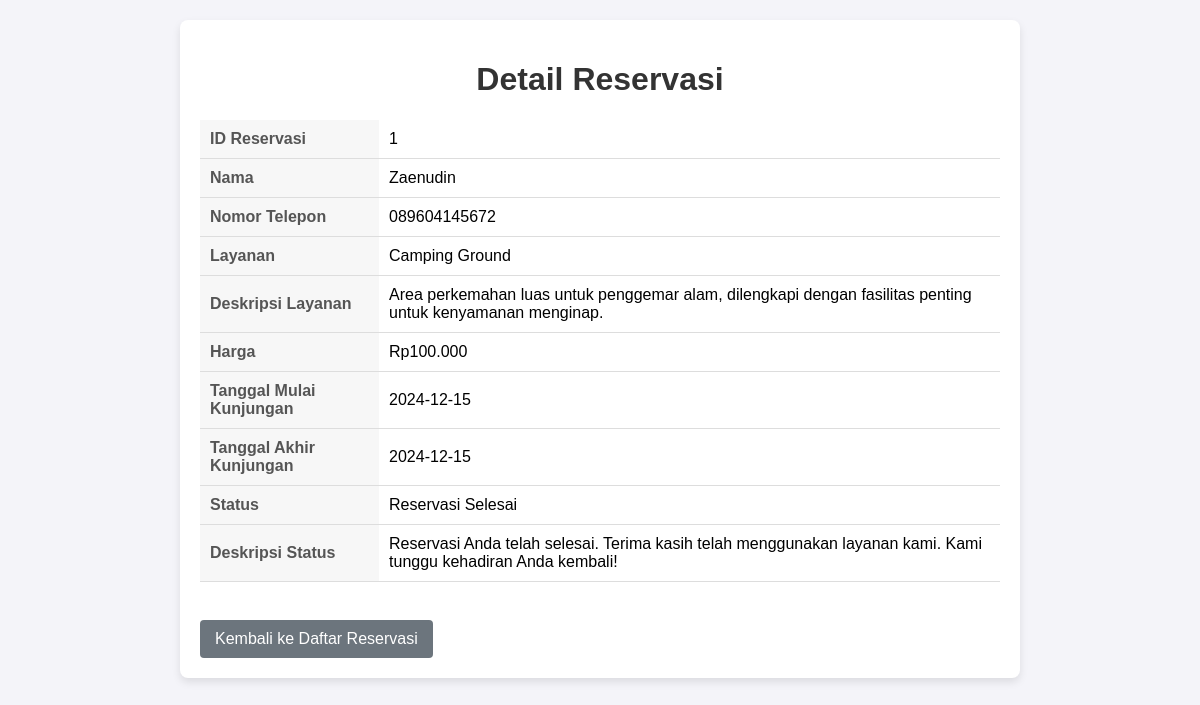
Page /campground/crm/admin/view_data_offline.php?id=1 on the committed database.
### tables this page shows
CREATE TABLE `tb_offline_reservaion` (
  `id_offline_reservation` int(11) NOT NULL,
  `id_offline_tourist` int(11) NOT NULL,
  `id_services` int(11) NOT NULL,
  `visit_start_date` date NOT NULL,
  `visit_end_date` date NOT NULL,
  `id_status` int(11) NOT NULL
);

CREATE TABLE `tb_offline_tourist` (
  `id_off_tourist` int(11) NOT NULL,
  `name_off_tourist` varchar(50) NOT NULL,
  `phoneno_off_tourist` varchar(20) NOT NULL,
  `nik_tourist` varchar(16) NOT NULL
);

CREATE TABLE `tb_services` (
  `id_services` int(11) NOT NULL,
  `name_services` varchar(50) NOT NULL,
  `desc_services` text NOT NULL,
  `price_services` float NOT NULL
);

CREATE TABLE `tb_status` (
  `id_status` int(11) NOT NULL,
  `title_status` varchar(50) NOT NULL,
  `desc_status` text NOT NULL
);

### campground/crm/admin/view_data_offline.php (the view, shortened to what this page needs)
<?php
include '../db_connection.php';
$id = intval($_GET['id']);
$query = "SELECT tbro.id_offline_reservation, tbr.name_off_tourist, tbr.phoneno_off_tourist, tbs.name_services, tbs.desc_services, tbs.price_services, tbro.visit_start_date, tbro.visit_end_date, tbst.title_status, tbst.desc_status, tbro.id_status FROM tb_offline_reservaion tbro JOIN tb_offline_tourist tbr ON tbr.id_off_tourist = tbro.id_offline_tourist JOIN tb_services tbs ON tbs.id_services = tbro.id_services JOIN tb_status tbst ON tbst.id_status = tbro.id_status
          WHERE tbro.id_offline_reservation = ?";
$stmt = $conn->prepare($query);
$stmt->bind_param("i", $id);
$stmt->execute();
$result = $stmt->get_result();
$data = $result->fetch_assoc();
?>
<!DOCTYPE html>
<html lang="id">
<head>
</head>
<body>
    <div class="container">
        <h1>Detail Reservasi</h1>
        <table>
            <tr>
                <th>ID Reservasi</th>
                <td><?= htmlspecialchars($data['id_offline_reservation']) ?></td>
            </tr>
            <tr>
                <th>Nama</th>
                <td><?= htmlspecialchars($data['name_off_tourist']) ?></td>
            </tr>
            <tr>
                <th>Nomor Telepon</th>
                <td><?= htmlspecialchars($data['phoneno_off_tourist']) ?></td>
            </tr>
            <tr>
                <th>Layanan</th>
                <td><?= htmlspecialchars($data['name_services']) ?></td>
            </tr>
            <tr>
                <th>Deskripsi Layanan</th>
                <td><?= htmlspecialchars($data['desc_services']) ?></td>
            </tr>
            <tr>
                <th>Harga</th>
                <td>Rp<?= htmlspecialchars(number_format($data['price_services'], 0, ',', '.')) ?></td>
            </tr>
            <tr>
                <th>Tanggal Mulai Kunjungan</th>
                <td><?= htmlspecialchars($data['visit_start_date']) ?></td>
            </tr>
            <tr>
                <th>Tanggal Akhir Kunjungan</th>
                <td><?= htmlspecialchars($data['visit_end_date']) ?></td>
            </tr>
            <tr>
                <th>Status</th>
                <td><?= htmlspecialchars($data['title_status']) ?></td>
            </tr>
            <tr>
                <th>Deskripsi Status</th>
                <td><?= htmlspecialchars($data['desc_status']) ?></td>
            </tr>
        </table>
        <br>
        <a href="list_reservation.php" class="btn btn-back">Kembali ke Daftar Reservasi</a>
    </div>
</body>
</html>

### campground/crm/admin/view_data_offline.php (style rules this page uses)
body { font-family: Arial, sans-serif; background-color: #f4f4f9; margin: 0; padding: 20px; }
.container { max-width: 800px; margin: auto; background: #ffffff; border-radius: 8px; box-shadow: 0 4px 8px rgba(0, 0, 0, 0.1); padding: 20px; }
h1 { text-align: center; color: #333; }
table { width: 100%; border-collapse: collapse; margin-bottom: 20px; }
table th, table td { text-align: left; padding: 10px; border-bottom: 1px solid #ddd; }
table th { background-color: #f7f7f7; color: #555; }
.btn { display: inline-block; padding: 10px 15px; color: #ffffff; background-color: #007bff; text-decoration: none; border-radius: 4px; text-align: center; }
.btn-back { background-color: #6c757d; }

### rows in the picture
tb_offline_reservaion: id_offline_reservation "1", id_offline_tourist.name_off_tourist "Zaenudin", id_offline_tourist.phoneno_off_tourist "089604145672", id_services.name_services "Camping Ground", id_services.desc_services "Area perkemahan luas untuk penggemar alam, dilengkapi dengan fasilitas penting untuk kenyamanan menginap.", id_services.price_services "100.000", visit_start_date "2024-12-15", visit_end_date "2024-12-15", id_status.title_status "Reservasi Selesai", id_status.desc_status "Reservasi Anda telah selesai. Terima kasih telah menggunakan layanan kami. Kami tunggu kehadiran Anda kembali!"
